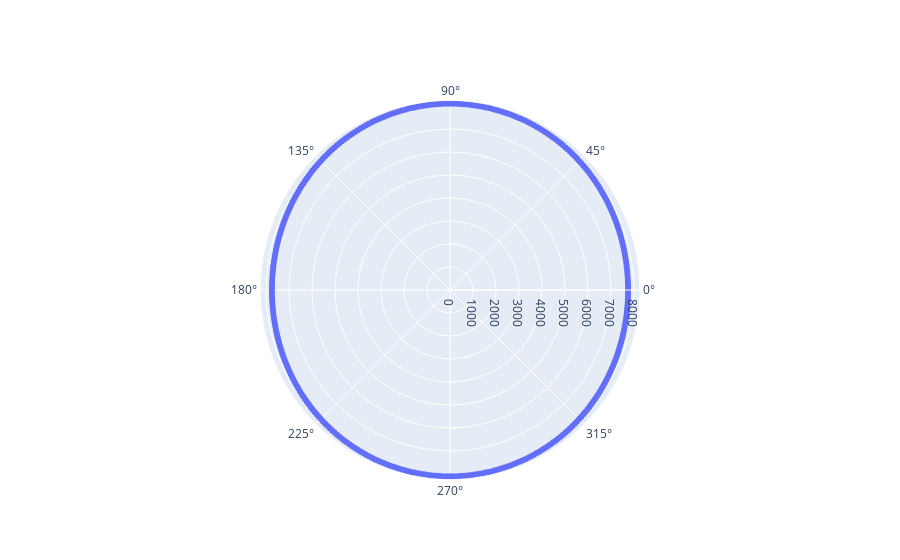

Here is the notebook cell this chart was saved with:
### Code cell
import plotly.graph_objects as go
gra = np.linspace(0,360, num =361)
def gR(theta):
    return theta*(np.pi/180)
def In(gra, fas):
    return 4*( (np.cos(np.pi*np.sin(gR(gra) )/2) - fas )**2)
fig = go.Figure(data=
    go.Scatterpolar(
        r = In(gra, 45),
        theta = gra,
        mode = 'markers',
    ))

fig.update_layout(showlegend=False)
fig.show()

### Figure 1 — Plotly figure (JSON) as saved in the notebook; plotly's stock layout.template omitted (floating-point values rounded to 4 significant figures; data arrays with more than 128 entries replaced by an {"elided": "..."} marker saying what was removed)
{"data": [{"mode": "markers", "r": {"elided": "361 float values"}, "theta": {"elided": "361 int values"}, "type": "scatterpolar"}], "layout": {"showlegend": false}}
